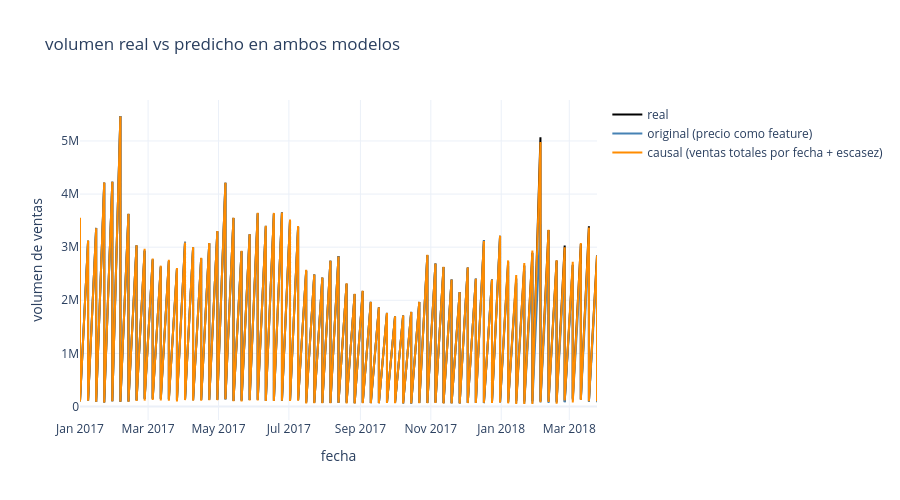

Notebook source saved alongside this figure:
### Markdown cell above
El modelo original al usar AVGPrice como feature genera un problema ya que aprende correlaciones historicas, pues aprende que cuando precio fue bajo ventas fueron altas pero esto no significa que bajar el precio cause mas ventas, puede ser que ambos sean efectos de un tercer factor externo

En el analisis exploratorio se detecto que en septiembre y octubre el precio promedio se dispara a 1.47 y 1.57 dolares mientras que el volumen de ventas baja a 1.3 millones y 1.15 millones aprox comparado con el promedio anual de 1.55 millones, el modelo ve esto como precio alto igual a ventas bajas y concluye que subir precio causa menos ventas cuando esto puede deberse a un factor externo como falta de stock en esa epoca del año, pues este efecto se repite en los 3 años analizados por lo que no es algo puntual, es tipico

El modelo causal soluciona esto al no usar AVGPrice como feature si no que usa la suma de ventas totales por fecha como un sustituto de la oferta disponible y scarcity_month que marca septiembre y octubre como meses de escasez,la ventaja es que que este modelo causal puede responder que pasa si cambio el precio manteniendo oferta constante mientras que el modelo original solo responde que paso historicamente cuando precio fue X

### Code cell
model_original = joblib.load('../models/xgb_avocado_LosAngeles.pkl')
model_causal = joblib.load('../models/xgb_avocado_LosAngeles_causal.pkl')

df = pd.read_csv(DATA_PATH)
df = df[df['region'] == 'LosAngeles'].copy()
df['Date'] = pd.to_datetime(df['Date'])

#features causales
df['supply_total'] = df.groupby('Date')['Volumen'].transform('sum')
df['scarcity_month'] = df['month'].isin([9, 10]).astype(int)

test = df[df['Date'] >= '2017-01-01']

#prediccion original 
X_test_original = test[['AVGPrice', 'month', 'year', 'week', 'type_organic']]  # ← Agregado 'year'
preds_original = model_original.predict(X_test_original)

#prediccion causal
X_test_causal = test[['month', 'week', 'type_organic', 'supply_total', 'scarcity_month']]
preds_causal = model_causal.predict(X_test_causal)

print(f"MAE modelo original: {np.abs(test['Volumen'] - preds_original).mean():,.0f}")
print(f"MAE modelo causal: {np.abs(test['Volumen'] - preds_causal).mean():,.0f}")

fig = go.Figure()
fig.add_trace(go.Scatter(x=test['Date'], y=test['Volumen'],mode='lines', name='real',line=dict(color='black', width=2)))
fig.add_trace(go.Scatter(x=test['Date'], y=preds_original,mode='lines', name='original (precio como feature)',line=dict(color='steelblue', width=2)))
fig.add_trace(go.Scatter(x=test['Date'], y=preds_causal,mode='lines', name='causal (ventas totales por fecha + escasez)',line=dict(color='darkorange', width=2)))
fig.update_layout(
    title='volumen real vs predicho en ambos modelos para depues de 2017',
    xaxis_title='fecha',
    yaxis_title='volumen de ventas',
    hovermode='x unified',
    template='plotly_white',
    height=500
)
fig.show()

### Figure 1 — Plotly figure (JSON) as saved in the notebook; plotly's stock layout.template omitted (floating-point values rounded to 4 significant figures; data arrays with more than 128 entries replaced by an {"elided": "..."} marker saying what was removed)
{"data": [{"line": {"color": "black", "width": 2}, "mode": "lines", "name": "real", "type": "scatter", "x": {"elided": "130 str values"}, "y": {"elided": "130 float values"}}, {"line": {"color": "steelblue", "width": 2}, "mode": "lines", "name": "original (precio como feature)", "type": "scatter", "x": {"elided": "130 str values"}, "y": {"elided": "130 float values"}}, {"line": {"color": "darkorange", "width": 2}, "mode": "lines", "name": "causal (ventas totales por fecha + escasez)", "type": "scatter", "x": {"elided": "130 str values"}, "y": {"elided": "130 float values"}}], "layout": {"height": 500, "hovermode": "x unified", "title": {"text": "volumen real vs predicho en ambos modelos"}, "xaxis": {"title": {"text": "fecha"}}, "yaxis": {"title": {"text": "volumen de ventas"}}}}
